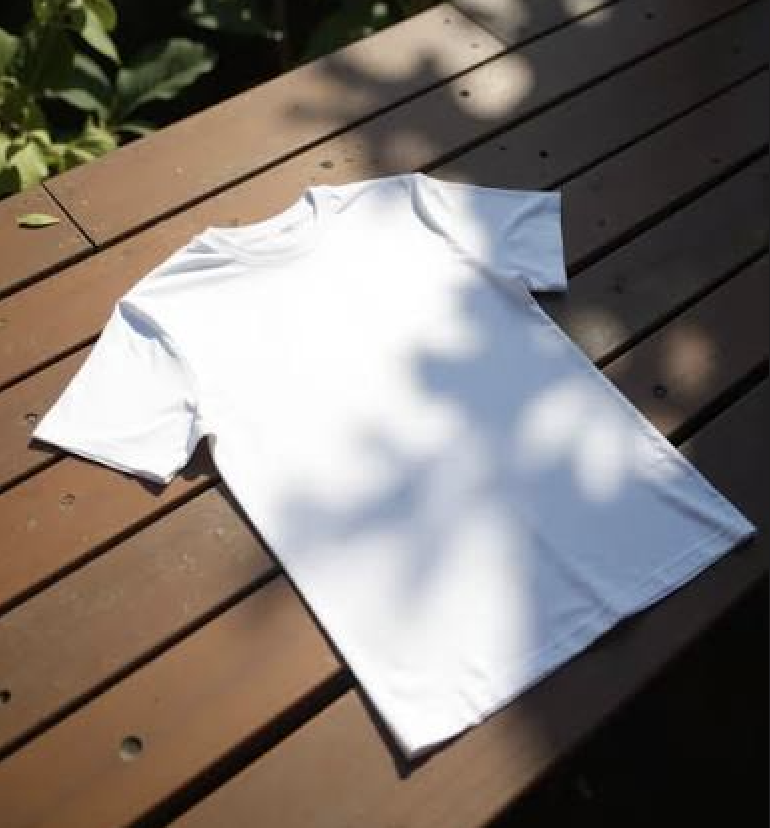
#> input picture aura-vision/tests/fixtures/category/perspective_leaf_shadow.png, 770 x 828 px
$ python -i garment_studio.py   (imports and definitions only)
#> lines starting #> are read from the running program, lines starting #| are printed output that depends on the picture; after the words box and inside, x2 and y2 are one past the last pixel; in counts of white or black regions, pixels touching at a corner belong together
#> further down, picture is the input picture: PIL image 770x828 RGBA; mean R, G, B, A 126.6, 118.4, 112.7, 255
"""Garment studio framing — flat-lay / e-ticaret katalog formati.

RGBA kesimi alir; alpha bbox ile ortalar, 3:4 (veya 1:1) kanvas + soft stüdyo
arka plan + opsiyonel damla golge uygular.
"""

from __future__ import annotations

import logging
from typing import Literal, Tuple

import numpy as np
from PIL import Image, ImageFilter

logger = logging.getLogger("aura.vision.studio")

StudioAspect = Literal["3:4", "1:1"]

_DEFAULT_BG = (248, 249, 250)  # #F8F9FA
_WHITE = (255, 255, 255)


# [48 lines left out: functions parse_hex_color, canvas_size_for_aspect, alpha_bbox, has_meaningful_alpha, not called in this run]


def _border_opaque_ratio(alpha: np.ndarray, *, thr: int = 127) -> float:
    h, w = alpha.shape
    if h < 2 or w < 2:
        return float((alpha > thr).mean())
    border = np.concatenate(
        [
            alpha[0, :],
            alpha[-1, :],
            alpha[1:-1, 0],
            alpha[1:-1, -1],
        ]
    )
    return float((border > thr).mean())


def _center_opaque_ratio(alpha: np.ndarray, *, thr: int = 127, frac: float = 0.35) -> float:
    h, w = alpha.shape
    ch = max(1, int(h * frac / 2))
    cw = max(1, int(w * frac / 2))
    cy, cx = h // 2, w // 2
    center = alpha[max(0, cy - ch) : cy + ch, max(0, cx - cw) : cx + cw]
    if center.size == 0:
        return 0.0
    return float((center > thr).mean())


def keep_largest_opaque_component(alpha_u8: np.ndarray) -> np.ndarray:
    """Opak bagli bilesenlerin en buyugunu tut (kiyafet); gurultuyu at.

    Bilesen yoksa (num_labels<=1 / sadece arka plan) girisi oldugu gibi dondurur — crash yok.
    OpenCV → scipy → numpy BFS.
    """
    alpha_u8 = np.asarray(alpha_u8)
    if alpha_u8.ndim != 2:
        raise ValueError(f"alpha 2D olmali, geldi: {alpha_u8.shape}")
    if alpha_u8.dtype != np.uint8:
        alpha_u8 = np.clip(alpha_u8, 0, 255).astype(np.uint8)

    binary = alpha_u8 > 127
    if not np.any(binary):
        return alpha_u8

    # 1) OpenCV connectedComponentsWithStats
    try:
        import cv2  # type: ignore

        # mask: uint8 0/255, shape (H, W) — OpenCV ayni duzeni bekler
        mask_u8 = np.where(binary, 255, 0).astype(np.uint8)
        num_labels, labels, stats, _centroids = cv2.connectedComponentsWithStats(
            mask_u8, connectivity=8
        )
        # label 0 = background. num_labels==1 → hic foreground yok
        if num_labels <= 1:
            return alpha_u8
        # En buyuk foreground (area = stats[i, cv2.CC_STAT_AREA])
        areas = stats[1:, cv2.CC_STAT_AREA]
        if areas.size == 0:
            return alpha_u8
        keep_id = int(np.argmax(areas)) + 1
        if keep_id <= 0 or stats[keep_id, cv2.CC_STAT_AREA] <= 0:
            return alpha_u8
        out = np.where(labels == keep_id, alpha_u8, 0).astype(np.uint8)
        logger.info(
            "LCC(cv2): %s labelden en buyuk id=%s area=%s",
            num_labels - 1,
            keep_id,
            int(stats[keep_id, cv2.CC_STAT_AREA]),
        )
        return out
    except Exception as exc:  # noqa: BLE001
        logger.debug("cv2 LCC yok/basarisiz (%s)", exc)

    # 2) scipy
    try:
        from scipy import ndimage  # type: ignore

        labeled, n = ndimage.label(binary)
        if n <= 0:
            return alpha_u8
        counts = np.bincount(labeled.ravel())
        if counts.size <= 1:
            return alpha_u8
        counts[0] = 0
        keep_id = int(np.argmax(counts))
        if keep_id <= 0 or counts[keep_id] <= 0:
            return alpha_u8
        out = np.where(labeled == keep_id, alpha_u8, 0).astype(np.uint8)
        logger.info("LCC(scipy): %s bilesenden id=%s px=%s", n, keep_id, counts[keep_id])
        return out
    except Exception as exc:  # noqa: BLE001
        logger.warning("scipy LCC basarisiz (%s) — numpy BFS", exc)
        return _largest_component_numpy(alpha_u8)


def _odd_filter_size(size: int) -> int:
    """PIL Min/MaxFilter odd size ister."""
    s = max(3, int(size))
    if s % 2 == 0:
        s += 1
    return min(s, 15)


# [27 lines left out: function _largest_component_numpy, not called in this run]


def _force_border_transparent(alpha: np.ndarray, *, margin: int = 4) -> np.ndarray:
    out = alpha.copy()
    m = max(1, int(margin))
    out[:m, :] = 0
    out[-m:, :] = 0
    out[:, :m] = 0
    out[:, -m:] = 0
    return out


def mask_opaque_stats(alpha: np.ndarray) -> dict[str, float]:
    opaque = alpha > 127
    return {
        "mean_opaque": float(opaque.mean()),
        "border_opaque": _border_opaque_ratio(alpha),
        "center_opaque": _center_opaque_ratio(alpha),
    }


# [11 lines left out: function is_low_confidence_mask, not called in this run]


MSG_CUTOUT_FAILED = (
    "Arka planı ayırt edemedik, lütfen daha sade bir zeminde çekin"
)
MSG_GARMENT_TOO_SMALL = (
    "Kıyafet fotoğrafta çok küçük görünüyor, lütfen daha yakından çekin"
)

# mean>=0.06 mevcut kabul bandı. 3% mavi gömlek bu koşuda mean=0.0235 / L1=366;
# blank_scene leftover mean=0.0405 / L1=90. Bu iki sınıfa göre seçildi, dağılım yok.
# Mutasyon kilitleri: leftover L1∈(122,150) hâlâ cutout_failed; mean∈(0.0105,0.022)
# + L1≥150 hâlâ garment_too_small. 48MP / 24MP kararı image_limits.py.
SMALL_ACCEPT_MEAN = 0.022
FG_BG_L1_MIN = 150.0
_SMALL_ACCEPT_MEAN = SMALL_ACCEPT_MEAN
_FG_BG_L1_MIN = FG_BG_L1_MIN


# [89 lines left out: functions _foreground_background_l1, cutout_gate_stats, unusable_user_message, unusable_mask_reason, boost_contrast, not called in this run]


def refine_garment_alpha(
    rgba: Image.Image,
    *,
    force_aggressive: bool = False,
) -> Image.Image:
    """Polarite + (dusuk guvende) agresif erosion + LCC — carsafı sil, tişörtü kurtar.

    Ham gorseli oldugu gibi birakMAZ; stüdyo framing icin her zaman seffaf kenar hedefler.
    """
    if rgba.mode != "RGBA":
        rgba = rgba.convert("RGBA")

    # 1) Polarite
    rgba = ensure_foreground_polarity(rgba)
    alpha = np.asarray(rgba.split()[-1], dtype=np.uint8).copy()
    stats = mask_opaque_stats(alpha)
    low = force_aggressive or is_low_confidence_mask(alpha)

    if low:
        logger.info(
            "Low-confidence mask — aggressive refine "
            "(mean=%.2f border=%.2f center=%.2f)",
            stats["mean_opaque"],
            stats["border_opaque"],
            stats["center_opaque"],
        )
        mask = Image.fromarray(alpha, mode="L")
        # Agresif asindirma: carsaf baglantisini kopar
        for size in (7, 5, 5):
            mask = mask.filter(ImageFilter.MinFilter(size=_odd_filter_size(size)))
        alpha = np.asarray(mask, dtype=np.uint8)
        alpha = keep_largest_opaque_component(alpha)
        # Hafif geri genislet (kiyafet kenarlari) — asiri buyutme
        mask = Image.fromarray(alpha, mode="L")
        mask = mask.filter(ImageFilter.MaxFilter(size=_odd_filter_size(3)))
        alpha = np.asarray(mask, dtype=np.uint8)
        alpha = _force_border_transparent(alpha, margin=max(4, min(alpha.shape) // 40))
        # Hâlâ kenar opaksa / neredeyse tam doluysa daha agresif kirp
        if _border_opaque_ratio(alpha) > 0.15 or (alpha > 127).mean() > 0.72:
            mask = Image.fromarray(alpha, mode="L")
            for _ in range(2):
                mask = mask.filter(ImageFilter.MinFilter(size=_odd_filter_size(7)))
            alpha = keep_largest_opaque_component(np.asarray(mask, dtype=np.uint8))
            alpha = _force_border_transparent(alpha, margin=max(6, min(alpha.shape) // 30))
        # Son care: merkez elips ile kirp (carsaf kalintisi)
        if (alpha > 127).mean() > 0.70:
            h, w = alpha.shape
            yy, xx = np.ogrid[:h, :w]
            cy, cx = h / 2.0, w / 2.0
            ry, rx = h * 0.42, w * 0.36
            ellipse = ((yy - cy) / max(ry, 1)) ** 2 + ((xx - cx) / max(rx, 1)) ** 2 <= 1.0
            alpha = np.where(ellipse & (alpha > 127), 255, 0).astype(np.uint8)
            logger.info("Low-confidence: merkez elips kirpimi uygulandi")
    else:
        alpha = keep_largest_opaque_component(alpha)
        alpha = _force_border_transparent(alpha, margin=2)

    # Bos maske: silüet UYDURMA. Eski merkez-elips fallback boş sahnede
    # mean_opaque~0.38 üretip 0.06–0.80 kapısını geçiriyor, CLIP "dress" FP.
    if (alpha > 127).mean() < 0.02:
        logger.warning("Refine sonrasi maske bos — elips uydurulmadi")

    out = rgba.copy()
    alpha = np.asarray(alpha, dtype=np.uint8)
    if alpha.ndim != 2:
        raise ValueError(f"refine alpha 2D degil: {alpha.shape}")
    if alpha.shape[0] != rgba.size[1] or alpha.shape[1] != rgba.size[0]:
        # PIL size=(W,H), numpy=(H,W)
        raise ValueError(
            f"alpha boyut uyusmazligi: alpha={alpha.shape} imageWH={rgba.size}"
        )
    out.putalpha(Image.fromarray(alpha, mode="L"))
    return out


def ensure_foreground_polarity(rgba: Image.Image) -> Image.Image:
    """Kenarlar arka plan (seffaf), merkez kiyafet (opak) olmali.

    Ters maskede kenarlar dolu / merkez delik → alfa tersine cevrilir.
    Not: agresif refine icin `refine_garment_alpha` kullan.
    """
    if rgba.mode != "RGBA":
        rgba = rgba.convert("RGBA")
    alpha = np.asarray(rgba.split()[-1], dtype=np.uint8).copy()
    border = _border_opaque_ratio(alpha)
    center = _center_opaque_ratio(alpha)
    inverted = border > 0.45 and center < 0.40
    if not inverted and border > 0.70 and border - center > 0.25:
        inverted = True

    if inverted:
        logger.info(
            "Mask polarity INVERTED (border_opaque=%.2f center_opaque=%.2f) — flipping",
            border,
            center,
        )
        alpha = (255 - alpha).astype(np.uint8)

    out = rgba.copy()
    out.putalpha(Image.fromarray(alpha, mode="L"))
    return out


def chroma_cutout(
    image: Image.Image,
    *,
    color_distance: float = 38.0,
) -> Image.Image:
    """Kose orneklemeli basit arka plan silme (rembg/SAM yoksa fallback)."""
#> called with color_distance = 38
    rgb = image.convert("RGB")
    # Dusuk kontrastta mesafe esigini dusur
    arr = np.asarray(rgb, dtype=np.float32)
    h, w, _ = arr.shape
    samples = [
        arr[0:4, 0:4].reshape(-1, 3),
        arr[0:4, w - 4 : w].reshape(-1, 3),
        arr[h - 4 : h, 0:4].reshape(-1, 3),
        arr[h - 4 : h, w - 4 : w].reshape(-1, 3),
    ]
    bg = np.median(np.concatenate(samples, axis=0), axis=0)
#> bg = [29, 27.5, 27]
    dist = np.linalg.norm(arr - bg, axis=2)
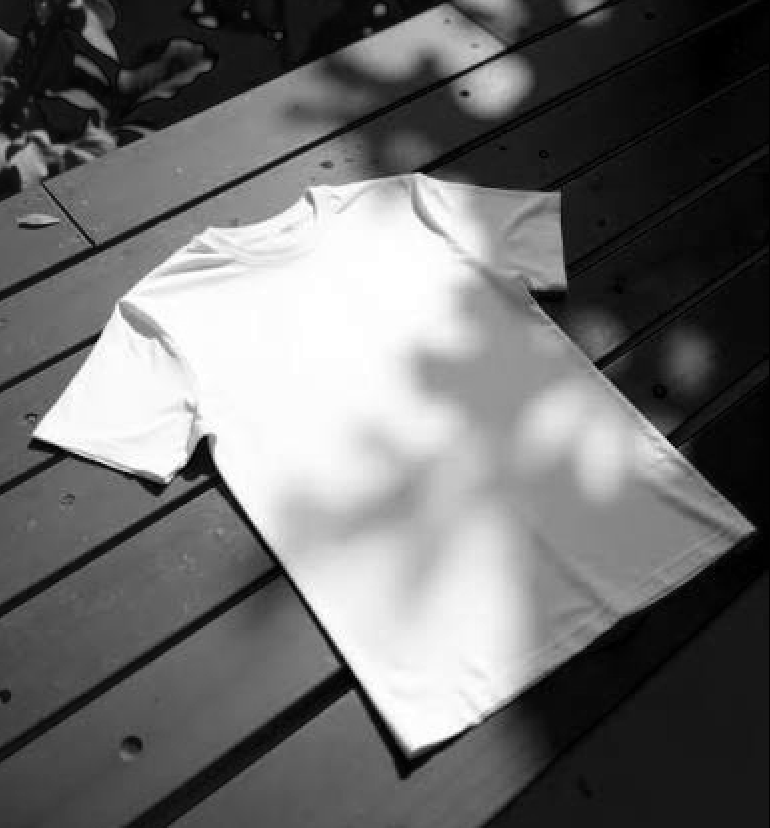
#> dist: shape (828, 770) float32; min 0.5, max 393.5, mean 168.4; drawn with min black and max white
    # Adaptif esik: median mesafenin uzeri foreground
    med = float(np.median(dist))
#> med = 151.1
    thr = max(12.0, min(color_distance, med * 0.85 + 8.0))
#> thr = 38
    alpha = np.where(dist > thr, 255, 0).astype(np.uint8)
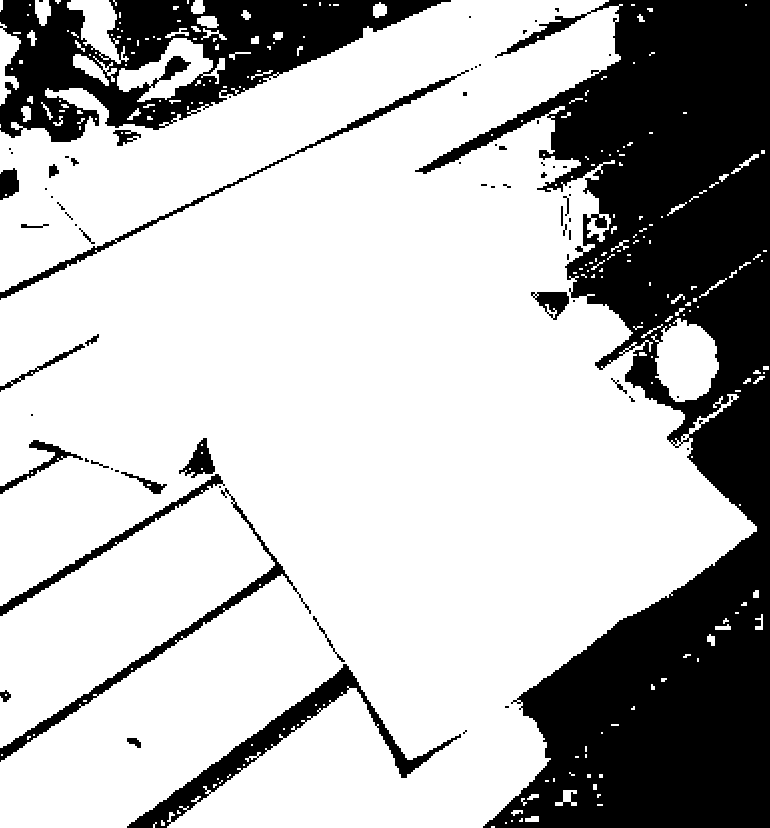
#> alpha: shape (828, 770); 72.2% white; 72 black regions (42 under 20 px), largest, box (x1, y1, x2, y2) and area: (415, 0, 770, 828) 128664, (0, 0, 451, 142) 29520, (127, 664, 461, 828) 6484
    mask = Image.fromarray(alpha, mode="L")
    mask = mask.filter(ImageFilter.MaxFilter(size=5))
#> mask: PIL image 770x828 L; 77.9% white; 105 black regions (63 under 20 px), largest, box (x1, y1, x2, y2) and area: (491, 0, 770, 828) 113252, (205, 0, 439, 86) 9104, (0, 0, 143, 140) 7284
    mask = mask.filter(ImageFilter.MinFilter(size=3))
#> mask: PIL image 770x828 L; 75.9% white; 57 black regions (9 under 20 px), largest, box (x1, y1, x2, y2) and area: (486, 0, 770, 828) 119050, (134, 0, 440, 129) 11600, (0, 0, 148, 141) 8618
    alpha = np.asarray(mask)
    rgba = rgb.convert("RGBA")
    rgba.putalpha(Image.fromarray(alpha, mode="L"))
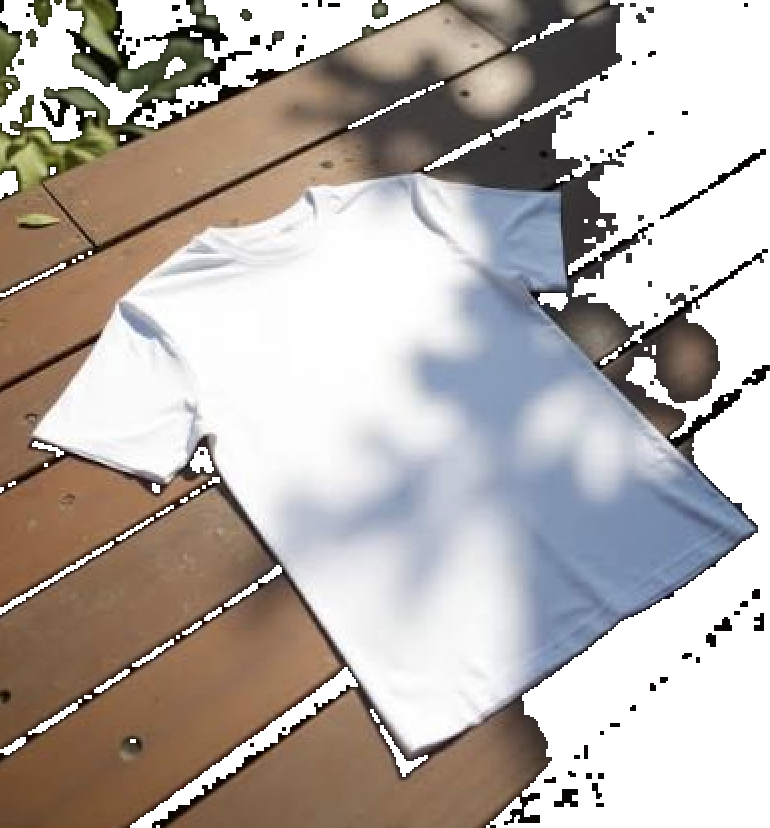
#> rgba: PIL image 770x828 RGBA; mean R, G, B, A 126.6, 118.4, 112.7, 193.4; transparent parts drawn white
    return refine_garment_alpha(rgba, force_aggressive=True)
#> in _border_opaque_ratio, `border = np.concatenate( [ alpha[0, :], alpha[-1, :], alpha[1:-1, 0], ..`: border = 3192 values, max 255 at index 0, min 0 at index 4, mean 120.2
#> in ensure_foreground_polarity, `border = _border_opaque_ratio(alpha)`: border = 0.471
#> in ensure_foreground_polarity, `center = _center_opaque_ratio(alpha)`: center = 1
#> in ensure_foreground_polarity, `inverted = border > 0.45 and center < 0.40`: inverted = False
#> in refine_garment_alpha, `stats = mask_opaque_stats(alpha)`: stats = {'mean_opaque': 0.759, 'border_opaque': 0.471, 'center_opaque': 1}
#> in refine_garment_alpha, `low = force_aggressive or is_low_confidence_mask(alpha)`: low = True
#> in keep_largest_opaque_component, `num_labels, labels, stats, _centroids = cv2.connectedComponentsWithSta..`:
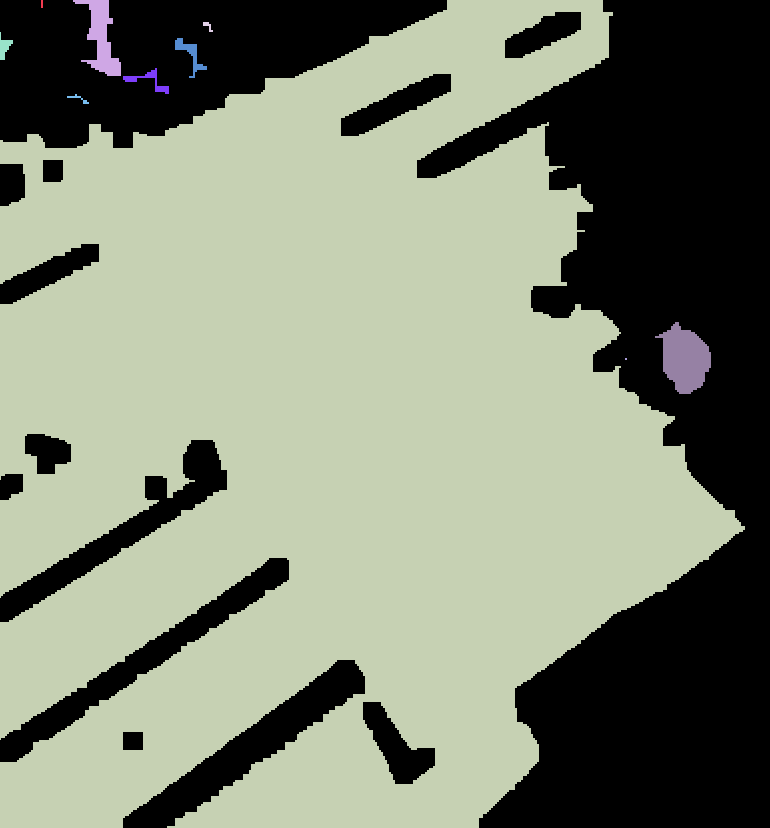
#> labels: shape (828, 770) int32; 11 distinct labels, from 0 to 10; one colour per label, 0 black
#> in keep_largest_opaque_component, `num_labels, labels, stats, _centroids = cv2.connectedComponentsWithSta..`: num_labels = 11; stats = [[0, 0, 770, 828, 224540], [41, 0, 2, 8, 16], [73, 0, 48, 76, 1536], [0, 0, 745, 828, 408020], [203, 22, 10, 10, 44], [0, 32, 13, 28, 172], [175, 38, 32, 40, 360], [123, 68, 46, 26, 288], [67, 94, 22, 10, 56], [655, 322, 56, 72, 2524], [625, 358, 2, 2, 4]]
#> in keep_largest_opaque_component, `areas = stats[1:, cv2.CC_STAT_AREA]`: areas = [16, 1536, 408020, 44, 172, 360, 288, 56, 2524, 4]
#> in keep_largest_opaque_component, `keep_id = int(np.argmax(areas)) + 1`: keep_id = 3
#> in refine_garment_alpha, `mask = mask.filter(ImageFilter.MaxFilter(size=_odd_filter_size(3)))`:
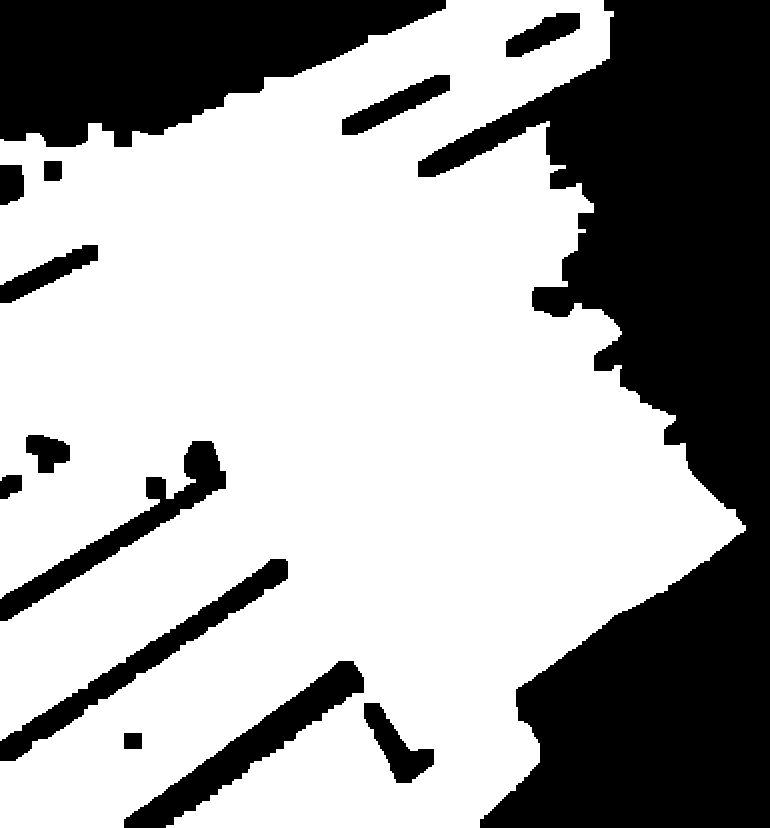
#> mask: PIL image 770x828 L; 65.1% white; 14 black regions, largest, box (x1, y1, x2, y2) and area: (418, 0, 770, 828) 146012, (0, 0, 446, 147) 42078, (124, 661, 364, 828) 8618
#> in _force_border_transparent, `out[:, :m] = 0`:
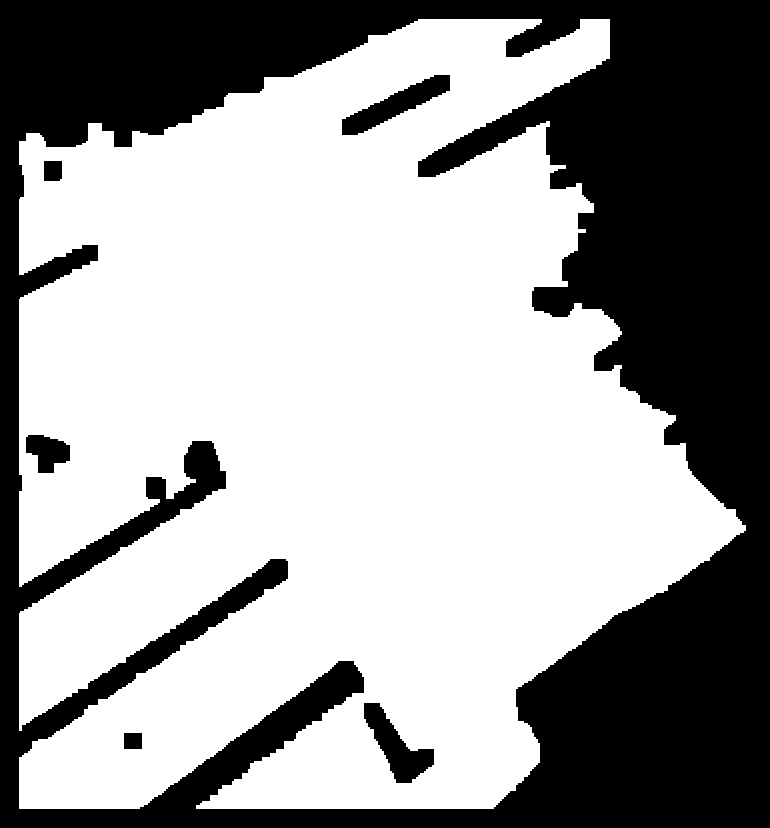
#> out: shape (828, 770); 61.7% white; 6 black regions, box (x1, y1, x2, y2) and area: (0, 0, 770, 828) 237554, (364, 703, 434, 783) 2324, (342, 75, 450, 135) 2316, (26, 435, 70, 473) 1136, (44, 161, 62, 181) 356, (124, 733, 142, 749) 288
#> in refine_garment_alpha, `out.putalpha(Image.fromarray(alpha, mode="L"))`:
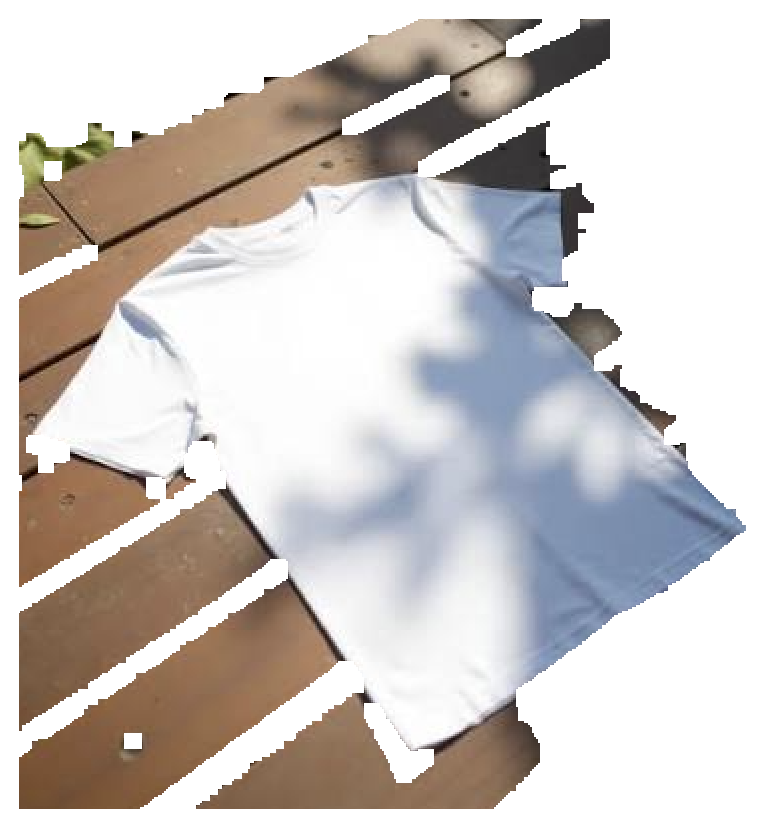
#> out: PIL image 770x828 RGBA; mean R, G, B, A 126.6, 118.4, 112.7, 157.4; transparent parts drawn white


# [55 lines left out: function compose_studio, not called in this run]

>>> from PIL import Image
>>> picture = Image.open('../../tests/fixtures/category/perspective_leaf_shadow.png')
>>> result = chroma_cutout(picture)
